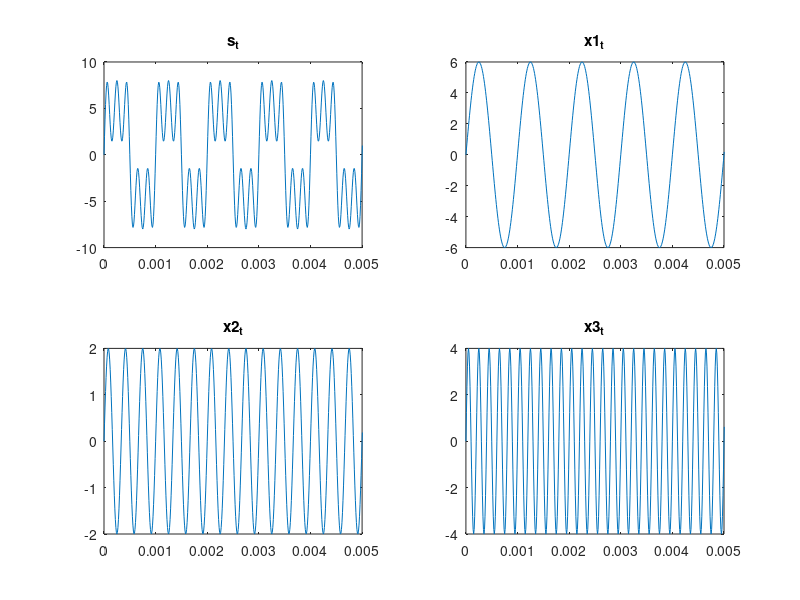
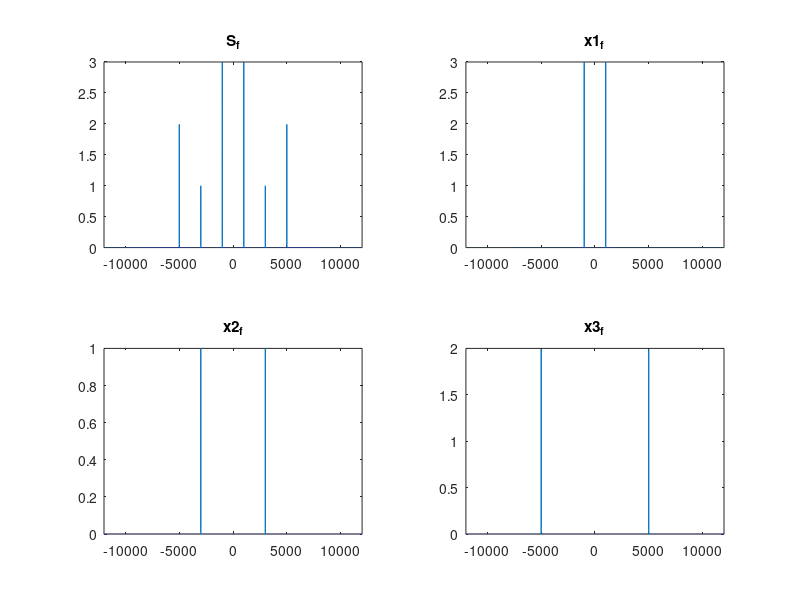
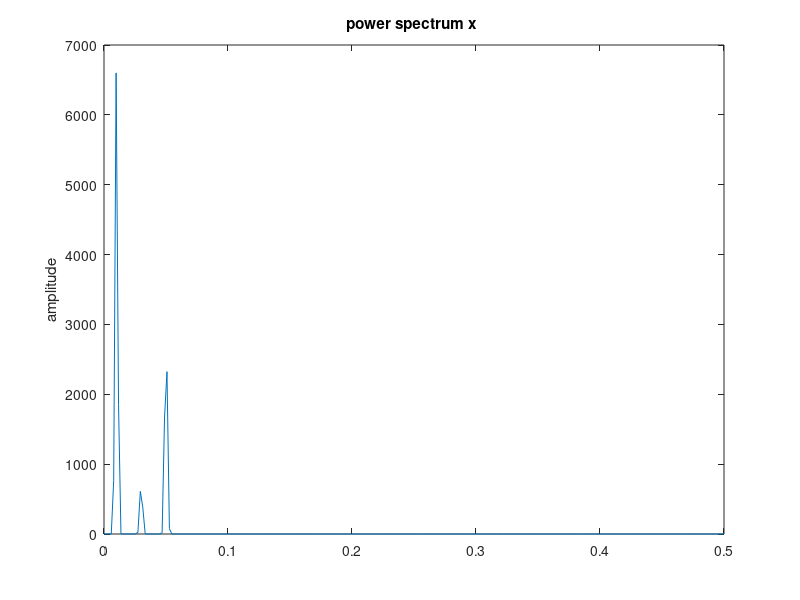

Here is the MATLAB script that generated these plots, in order:
# Laboratório 1 de Sistemas de Comunicação I
# Aluno: Gustavo Paulo

pkg load signal

clear all;
clc;
close all;

fs = 1e5;
f1 = 1e3;
f2 = 3e3;
f3 = 5e3;
A1 = 6;
A2 = 2;
A3 = 4;
ts = 1/fs
t = [0:ts:1];
x1_t = A1 * sin(2*pi*f1*t);
x2_t = A2 * sin(2*pi*f2*t);
x3_t = A3 * sin(2*pi*f3*t);
s_t = x1_t + x2_t + x3_t;

passo_f = 1;
f = [-fs/2: passo_f: fs/2];
S_f = fftshift(fft(s_t) / length(s_t));
x1_f = fftshift(fft(x1_t) / length(x1_t));
x2_f = fftshift(fft(x2_t) / length(x2_t));
x3_f = fftshift(fft(x3_t) / length(x3_t));

# tem que ser 0 as primeiras -48000, dps ser 1, dps voltar a ser 0, pra formar o filtro
filtro_PB_f = [zeros(1, 48000) ones(1, 4001) zeros(1, 48000)];
ordem = 50;
f_cut = 1400;
filtro_PB_t = fir1(ordem, (f_cut*2)/fs);

Y_f = abs(S_f) .* filtro_PB_f; # abs pra garantir que está sempre pegando o módulo e não a fase

y_t = ifft(ifftshift(Y_f)) * length(Y_f); # fazer a inversa
y1_t = filter(filtro_PB_t, 1, s_t);

# figura 1 ---------------------------
figure(1)
subplot(2, 2, 1)
plot(t, s_t)
title('s_t')
xlim([0 5*(1/f1)])

subplot(2, 2, 2)
plot(t, x1_t)
title('x1_t')
xlim([0 5*(1/f1)])

subplot(2, 2, 3)
plot(t, x2_t)
title('x2_t')
xlim([0 5*(1/f1)])


subplot(2, 2, 4)
plot(t, x3_t)
title('x3_t')
xlim([0 5*(1/f1)])

# ------------------------------------
# figura 2 ---------------------------
figure(2)
subplot(2, 2, 1)
plot(f, abs(S_f));
xlim([-4*f2 4*f2])
title('S_f')


subplot(2, 2, 2)
plot(f, abs(x1_f))
xlim([-4*f2 4*f2])
title('x1_f')

subplot(2, 2, 3)
plot(f, abs(x2_f))
xlim([-4*f2 4*f2])
title('x2_f')

subplot(2, 2, 4)
plot(f, abs(x3_f))
xlim([-4*f2 4*f2])
title('x3_f')

#ylim([0 1.2])

#subplot(3, 1, 3)
#plot(f, Y_f)
# ------------------------------------
# figura 3 ---------------------------
pot_media = (norm(s_t).^2) / length(s_t) # potencia média

figure(3)
pwelch(s_t)

